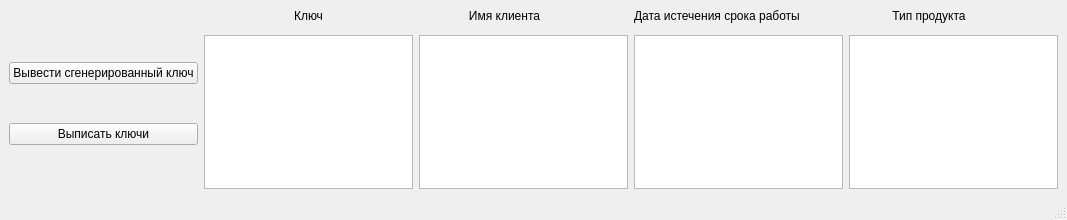
<?xml version="1.0" encoding="UTF-8"?>
<ui version="4.0">
 <class>MainWindow</class>
 <widget class="QMainWindow" name="MainWindow">
  <property name="geometry">
   <rect>
    <x>0</x>
    <y>0</y>
    <width>1067</width>
    <height>220</height>
   </rect>
  </property>
  <property name="windowTitle">
   <string>Key generator</string>
  </property>
  <widget class="QWidget" name="centralwidget">
   <layout class="QGridLayout" name="gridLayout">
    <item row="2" column="6" rowspan="4">
     <widget class="QTextBrowser" name="textBrowser_3">
      <property name="sizePolicy">
       <sizepolicy hsizetype="Expanding" vsizetype="Expanding">
        <horstretch>0</horstretch>
        <verstretch>0</verstretch>
       </sizepolicy>
      </property>
     </widget>
    </item>
    <item row="2" column="4" rowspan="4">
     <widget class="QTextBrowser" name="textBrowser_2">
      <property name="sizePolicy">
       <sizepolicy hsizetype="Expanding" vsizetype="Expanding">
        <horstretch>0</horstretch>
        <verstretch>0</verstretch>
       </sizepolicy>
      </property>
     </widget>
    </item>
    <item row="0" column="5">
     <widget class="QLabel" name="label_3">
      <property name="layoutDirection">
       <enum>Qt::LeftToRight</enum>
      </property>
      <property name="text">
       <string>Дата истечения срока работы</string>
      </property>
     </widget>
    </item>
    <item row="0" column="1">
     <widget class="QLabel" name="label">
      <property name="sizePolicy">
       <sizepolicy hsizetype="Preferred" vsizetype="Maximum">
        <horstretch>0</horstretch>
        <verstretch>0</verstretch>
       </sizepolicy>
      </property>
      <property name="text">
       <string>Ключ</string>
      </property>
      <property name="alignment">
       <set>Qt::AlignCenter</set>
      </property>
     </widget>
    </item>
    <item row="2" column="5" rowspan="4">
     <widget class="QTextBrowser" name="textBrowser">
      <property name="sizePolicy">
       <sizepolicy hsizetype="Expanding" vsizetype="Expanding">
        <horstretch>0</horstretch>
        <verstretch>0</verstretch>
       </sizepolicy>
      </property>
     </widget>
    </item>
    <item row="2" column="1" rowspan="4">
     <widget class="QTextBrowser" name="textBrowser_4"/>
    </item>
    <item row="0" column="6">
     <widget class="QLabel" name="label_4">
      <property name="text">
       <string>             Тип продукта</string>
      </property>
     </widget>
    </item>
    <item row="0" column="4">
     <widget class="QLabel" name="label_2">
      <property name="text">
       <string>               Имя клиента</string>
      </property>
     </widget>
    </item>
    <item row="1" column="0" rowspan="3">
     <widget class="QPushButton" name="pushButton">
      <property name="cursor">
       <cursorShape>PointingHandCursor</cursorShape>
      </property>
      <property name="text">
       <string>Вывести сгенерированный ключ</string>
      </property>
     </widget>
    </item>
    <item row="4" column="0">
     <widget class="QPushButton" name="pushButton_6">
      <property name="cursor">
       <cursorShape>PointingHandCursor</cursorShape>
      </property>
      <property name="text">
       <string>Выписать ключи</string>
      </property>
     </widget>
    </item>
   </layout>
  </widget>
  <widget class="QMenuBar" name="menubar">
   <property name="geometry">
    <rect>
     <x>0</x>
     <y>0</y>
     <width>1067</width>
     <height>26</height>
    </rect>
   </property>
  </widget>
  <widget class="QStatusBar" name="statusbar"/>
 </widget>
 <resources/>
 <connections/>
</ui>
